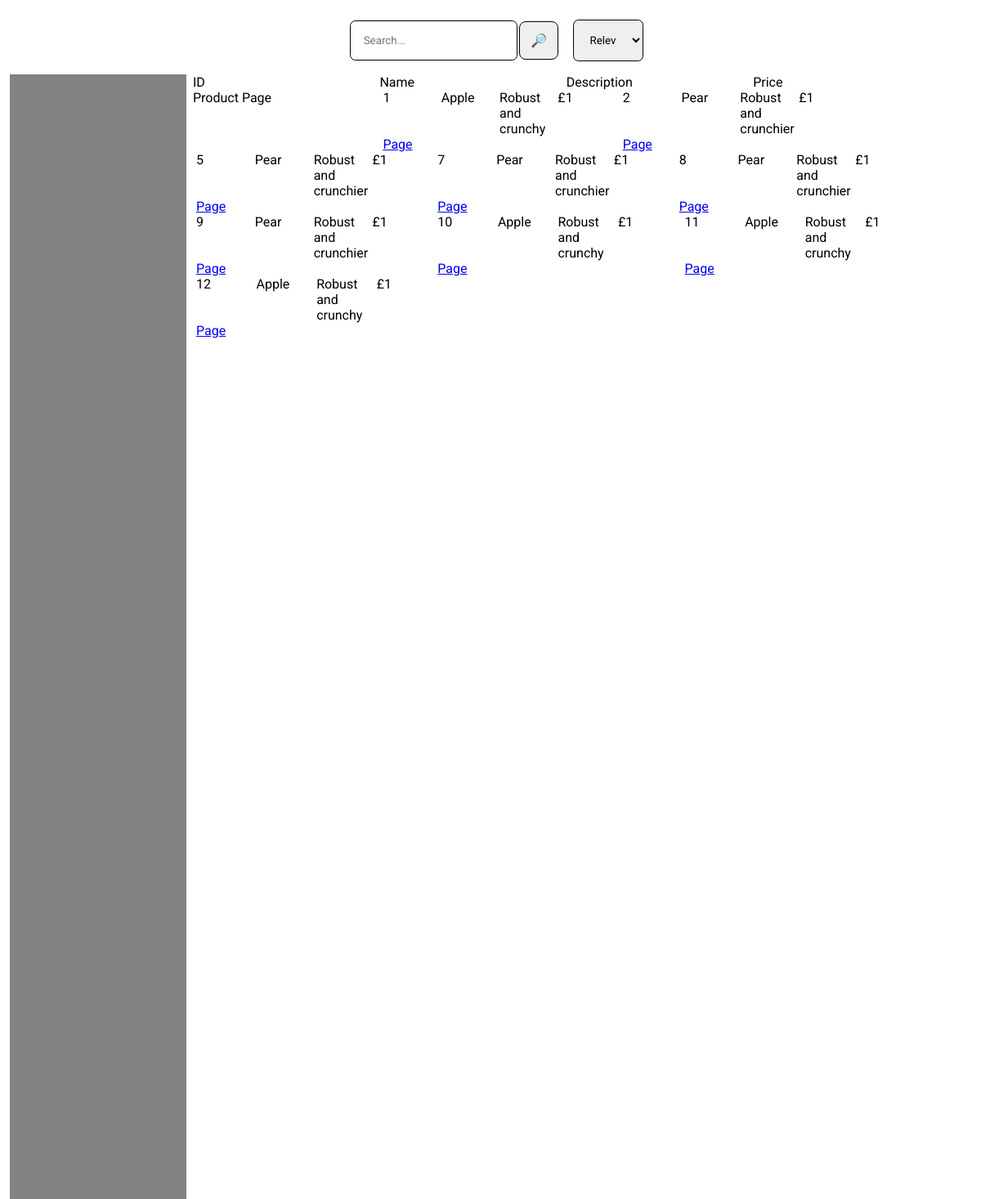
Page /grp14PentWebsite/products.php on the committed database.
### tables this page shows
CREATE TABLE `products` (
  `id` int(11) NOT NULL,
  `name` varchar(255) NOT NULL,
  `description` varchar(512) NOT NULL,
  `imageRef` varchar(255) DEFAULT NULL,
  `price` int(255) NOT NULL,
  `stock` int(255) NOT NULL,
  `created` date NOT NULL DEFAULT current_timestamp()
);

### grp14PentWebsite/products.php (the view, shortened to what this page needs)
<head>
    <link rel="stylesheet" href="./css/styles.css">
</head>
<div class="container">
    <div class="searchheader">
        <input type="text" placeholder="Search..." class="search">
        <button type="submit" class="srchBtn">&#128270;</button>
        <select name="sort" class="sort">
            <option value="0" selected>Relevance</option>
        </select>
	</div>
    <div class="row">
        <div class="filters">
        </div>
        <?php
			require_once "./includes/connect.php";
			$search = "SELECT * FROM products";
			$results = $conn->query($search);
			if($results->num_rows > 0)
			{
				echo "<div class='productList'>";
					echo "<div class='row'>";
						echo "<div class='col'>ID</div>";
						echo "<div class='col'>Name</div>";
						echo "<div class='col'>Description</div>";
						echo "<div class='col'>Price</div>";
						echo "<div class='col'>Product Page</div>";
				while($row = $results->fetch_assoc())
				{
					$price = $row["price"] / 100;
					echo "<div class='row'>";
						echo "<div class='col'>".$row["id"]."</div>";
						echo "<div class='col'>".$row["name"]."</div>";
						echo "<div class='col'>".$row["description"]."</div>";
						echo "<div class='col'>£".$price."</div>";
						echo "<div class='col'><a href='product.php?id=".$row["id"]."'>Page</a></div>";
					echo "</div>";
				}
				echo "</div>";
			}
			else
			{
				echo "<h1>No results</h1>";
			}
		?>
    </div>
</div>

### grp14PentWebsite/css/styles.css (style rules this page uses)
* { box-sizing: border-box; font-family: 'Roboto', sans-serif; }
.container { width: 100%; height: 100%; display: block; }
.search { width: calc(20% - 2.4em); margin: 0 auto; overflow: auto; margin: 1.2em .1em 1.2em 1.2em; border: 1px solid; border-radius: .5em; padding: 1.2em; }
.srchBtn { margin: .1em; padding: .8em; border: 1px solid; border-radius: .5em; font-size: 1em; }
.container { width: 100%; margin: 0 auto; }
.searchheader { width: 100%; display: flex; justify-content: center; align-items: center; }
.sort { width: calc(10% - 2.4em); margin: 0 auto; overflow: auto; margin: 1.2em .1em 1.2em 1.2em; border: 1px solid; border-radius: .5em; padding: 1.2em; }
.sort option { width: calc(10% - 2.4em); font-size: 1.2em; }
.filters { width: calc(20% - 1.2em); display: inline-block; background-color: #828282; height: 172vh; order: 0; position: relative; top: 0; }
.productList { width: calc(80% - 1.2em); order: 1; display: inline-block; }
.row { display: -ms-flexbox; display: flex; -ms-flex-wrap: wrap; flex-wrap: wrap; padding: 0 4px; }
.col { -ms-flex: 25%; flex: 25%; max-width: 25%; padding: 0 4px; }

### rows in the picture
products: id "1", name "Apple", description "Robust and crunchy", price "1"
products: id "2", name "Pear", description "Robust and crunchier", price "1"
products: id "5", name "Pear", description "Robust and crunchier", price "1"
products: id "7", name "Pear", description "Robust and crunchier", price "1"
products: id "8", name "Pear", description "Robust and crunchier", price "1"
products: id "9", name "Pear", description "Robust and crunchier", price "1"
products: id "10", name "Apple", description "Robust and crunchy", price "1"
products: id "11", name "Apple", description "Robust and crunchy", price "1"
products: id "12", name "Apple", description "Robust and crunchy", price "1"
